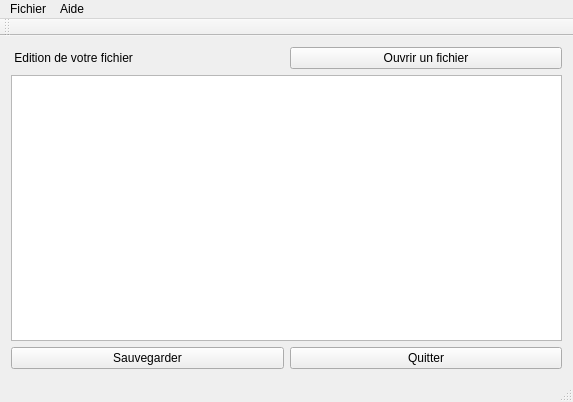
<?xml version="1.0" encoding="UTF-8"?>
<ui version="4.0">
 <class>MainWindow</class>
 <widget class="QMainWindow" name="MainWindow">
  <property name="geometry">
   <rect>
    <x>0</x>
    <y>0</y>
    <width>573</width>
    <height>402</height>
   </rect>
  </property>
  <property name="windowTitle">
   <string>MainWindow</string>
  </property>
  <widget class="QWidget" name="centralWidget">
   <layout class="QGridLayout" name="gridLayout">
    <item row="1" column="1">
     <widget class="QPushButton" name="pushButton_Open">
      <property name="text">
       <string>Ouvrir un fichier</string>
      </property>
     </widget>
    </item>
    <item row="1" column="0">
     <widget class="QLabel" name="label_TitreFichier">
      <property name="text">
       <string> Edition de votre fichier </string>
      </property>
     </widget>
    </item>
    <item row="2" column="0" colspan="2">
     <widget class="QPlainTextEdit" name="plainTextEdit"/>
    </item>
    <item row="3" column="0">
     <widget class="QPushButton" name="pushButton_Save">
      <property name="text">
       <string>Sauvegarder</string>
      </property>
      <property name="shortcut">
       <string>Ctrl+S</string>
      </property>
     </widget>
    </item>
    <item row="3" column="1">
     <widget class="QPushButton" name="pushButton_Quitter">
      <property name="text">
       <string>Quitter</string>
      </property>
     </widget>
    </item>
   </layout>
  </widget>
  <widget class="QMenuBar" name="menuBar">
   <property name="geometry">
    <rect>
     <x>0</x>
     <y>0</y>
     <width>573</width>
     <height>19</height>
    </rect>
   </property>
   <widget class="QMenu" name="menuFichier">
    <property name="title">
     <string>Fichier</string>
    </property>
    <widget class="QMenu" name="menuFichiers_r_cents">
     <property name="title">
      <string>Fichiers récents</string>
     </property>
    </widget>
    <addaction name="actionOuvrir"/>
    <addaction name="actionSauvegarder"/>
    <addaction name="actionCloseFile"/>
    <addaction name="menuFichiers_r_cents"/>
    <addaction name="separator"/>
    <addaction name="actionQuitter"/>
    <addaction name="separator"/>
   </widget>
   <widget class="QMenu" name="menuAide">
    <property name="title">
     <string>Aide</string>
    </property>
    <addaction name="actionA_propos"/>
    <addaction name="actionVersion_0_1"/>
    <addaction name="actionContact"/>
   </widget>
   <addaction name="menuFichier"/>
   <addaction name="menuAide"/>
  </widget>
  <widget class="QToolBar" name="mainToolBar">
   <attribute name="toolBarArea">
    <enum>TopToolBarArea</enum>
   </attribute>
   <attribute name="toolBarBreak">
    <bool>false</bool>
   </attribute>
  </widget>
  <widget class="QStatusBar" name="statusBar"/>
  <action name="actionA_propos">
   <property name="text">
    <string>A propos</string>
   </property>
  </action>
  <action name="actionOuvrir">
   <property name="text">
    <string>Ouvrir..</string>
   </property>
   <property name="shortcut">
    <string>Ctrl+O</string>
   </property>
  </action>
  <action name="actionQuitter">
   <property name="text">
    <string>Quitter</string>
   </property>
   <property name="shortcut">
    <string>Ctrl+Q</string>
   </property>
  </action>
  <action name="actionCloseFile">
   <property name="text">
    <string>Fermer le fichier</string>
   </property>
   <property name="shortcut">
    <string>Ctrl+W</string>
   </property>
  </action>
  <action name="actionVersion_0_1">
   <property name="text">
    <string>Version 0.1</string>
   </property>
  </action>
  <action name="actionContact">
   <property name="text">
    <string>Contact</string>
   </property>
  </action>
  <action name="actionTest">
   <property name="text">
    <string>Test</string>
   </property>
  </action>
  <action name="actionSauvegarder">
   <property name="text">
    <string>Sauvegarder</string>
   </property>
   <property name="shortcut">
    <string>Ctrl+S</string>
   </property>
  </action>
 </widget>
 <layoutdefault spacing="6" margin="11"/>
 <resources/>
 <connections/>
</ui>
